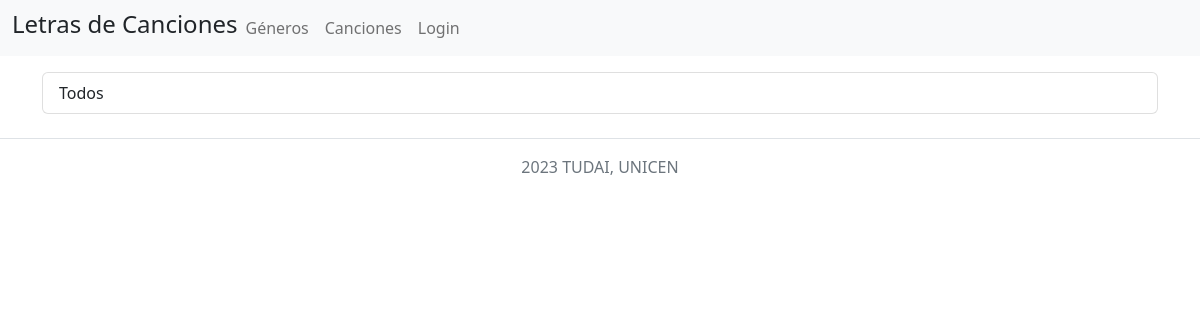
Before: / with the older database file.
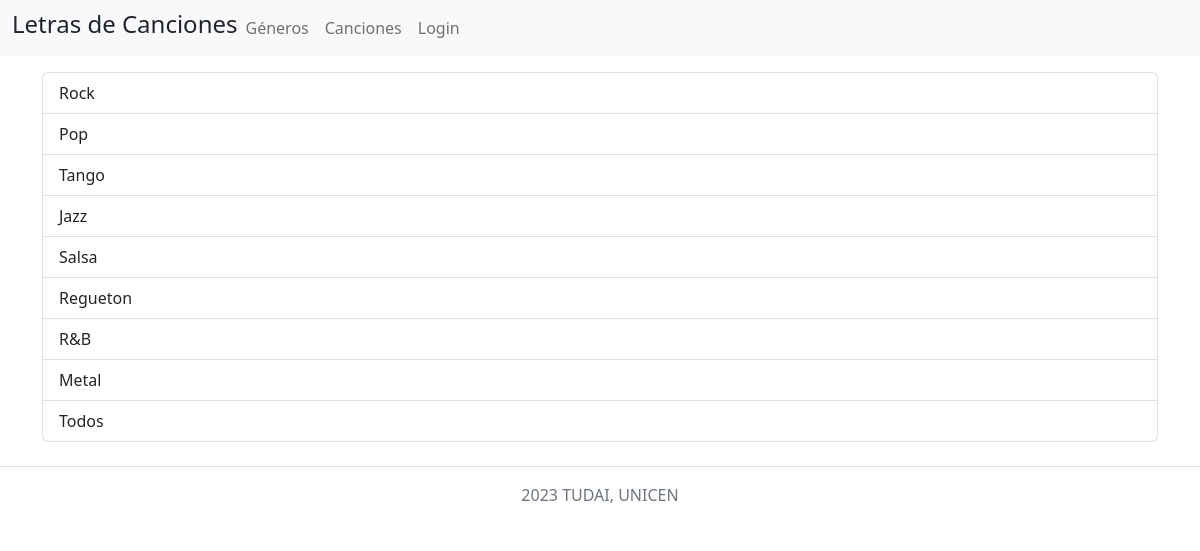
After: the same page with the newer database file.
### tables this page shows
CREATE TABLE `genero` (
  `id_genero` int(11) NOT NULL COMMENT 'Identificador de género musical',
  `descripcion` varchar(50) NOT NULL COMMENT 'Descripción del género musical'
);

### app/views/genero.view.php (called while the page is built)
<?php
class GeneroView
{
    function showGenero($generos)
    {
        require_once 'templates/header.php';
        require_once 'templates/listar_genero.phtml';
        require_once 'templates/footer.php';
    }
}

### app/controllers/genero.controller.php (called while the page is built)
<?php
require_once './app/models/genero.model.php';
require_once './app/views/genero.view.php';
class GeneroController {
    private $model;
    private $view;
    public function __construct() {
       $this->model = new GeneroModel();
       $this->view = new GeneroView();
    }
    function showGenero (){
        $generos = $this->model->getGeneros();
        $this->view->showGenero($generos);
    }
}

### app/models/genero.model.php (called while the page is built, shortened)
<?php
class GeneroModel{
    private $db;
    function __construct() {
        $this->db = new PDO("mysql:host=" . DB_HOST . ";dbname=" . DB_NAME, DB_USER, DB_PASSWORD);
    }
    function getGeneros() {
        $query = $this->db->prepare('SELECT * FROM genero');
        $query->execute();
        $generos = $query->fetchAll(PDO::FETCH_OBJ);
        return $generos;
    }
}

### templates/listar_genero.phtml (the view)
<ul class="list-group">
    <?php foreach ($generos as $genero) { ?>
        <li class="list-group-item">
            <a href="canciones/<?= $genero->id_genero ?>" class="text-decoration-none text-dark"><?= $genero->descripcion ?></a>
        </li>
    <?php } ?>
    <li class="list-group-item">
        <a href="canciones/" class="text-decoration-none text-dark">Todos</a>
    </li>
</ul>

### router.php (shortened to what this page needs)
<?php
require_once "./app/controllers/genero.controller.php";
$action = 'generos';
$params = explode('/', $action);
switch ($params[0]) {
    case 'generos':
        $controllerGenero = new GeneroController();
        $controllerGenero->showGenero();
        break;
}

### templates/header.php (shortened to what this page needs)
<!DOCTYPE html>
<html lang="en">
<head>
    <link href="https://cdn.jsdelivr.net/npm/bootstrap@5.2.0/dist/css/bootstrap.min.css" rel="stylesheet">
    <link rel="stylesheet" href="css/style.css">
</head>
<body>
<header>
    <nav class="navbar navbar-expand-lg bg-light">
        <div class="container-fluid">
            <h4>Letras de Canciones</h4>
            <div class="collapse navbar-collapse" id="navbarNav">
                <ul class="navbar-nav">
                    <li class="nav-item">
                        <a class="nav-link" aria-current="page" href="generos">Géneros</a>
                    </li>
                    <li class="nav-item">
                        <a class="nav-link" aria-current="page" href="canciones/">Canciones</a>
                    </li>
                    <li class="nav-item">
                        <a class="nav-link" aria-current="page" href="login">Login</a>
                    </li>
                </ul>
            </div>
        </div>
    </nav>
</header>
<main class="container mt-3">

### templates/footer.php (shortened to what this page needs)
</main>
<footer class="d-flex flex-wrap justify-content-center align-items-center py-3 my-4 border-top">
      <div class="align-items-center">
        <span class="text-muted">2023 TUDAI, UNICEN</span>
      </div>
</footer>
</body>
</html>

Changed rows visible on the page:
added genero: descripcion "Rock"
added genero: descripcion "Pop"
added genero: descripcion "Tango"
added genero: descripcion "Jazz"
added genero: descripcion "Salsa"
added genero: descripcion "Regueton"
added genero: descripcion "R&B"
added genero: descripcion "Metal"
